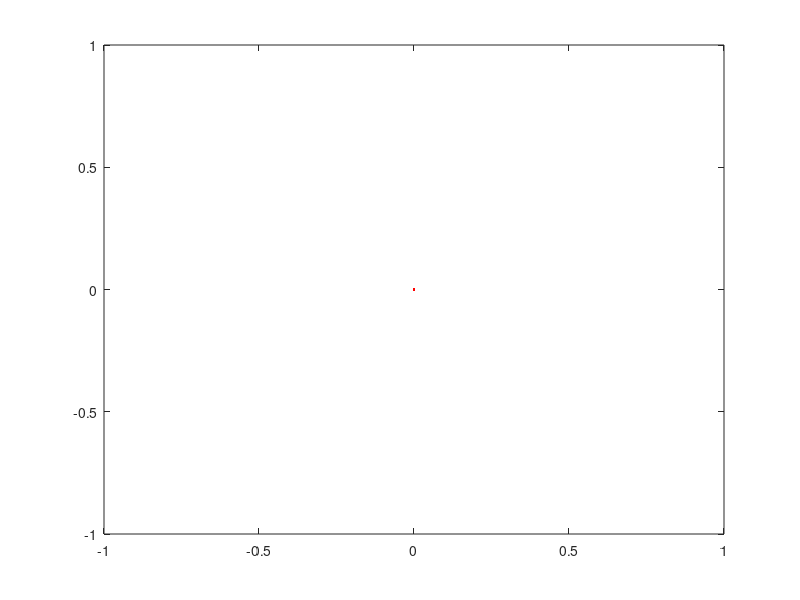

The MATLAB script that drew this image:
prompt = {'Digite o eixo X1','Digite o eixo X2','Digite o eixo Y1','Digite o eixo Y2'};
dlgtitle = 'Input';
dims = [1 35];
definput = {'0','0','0','0'};
answer = inputdlg(prompt,dlgtitle,dims,definput);

plot([str2num(answer{1}),str2num(answer{2})],[str2num(answer{3}),str2num(answer{4})],'.-r');
